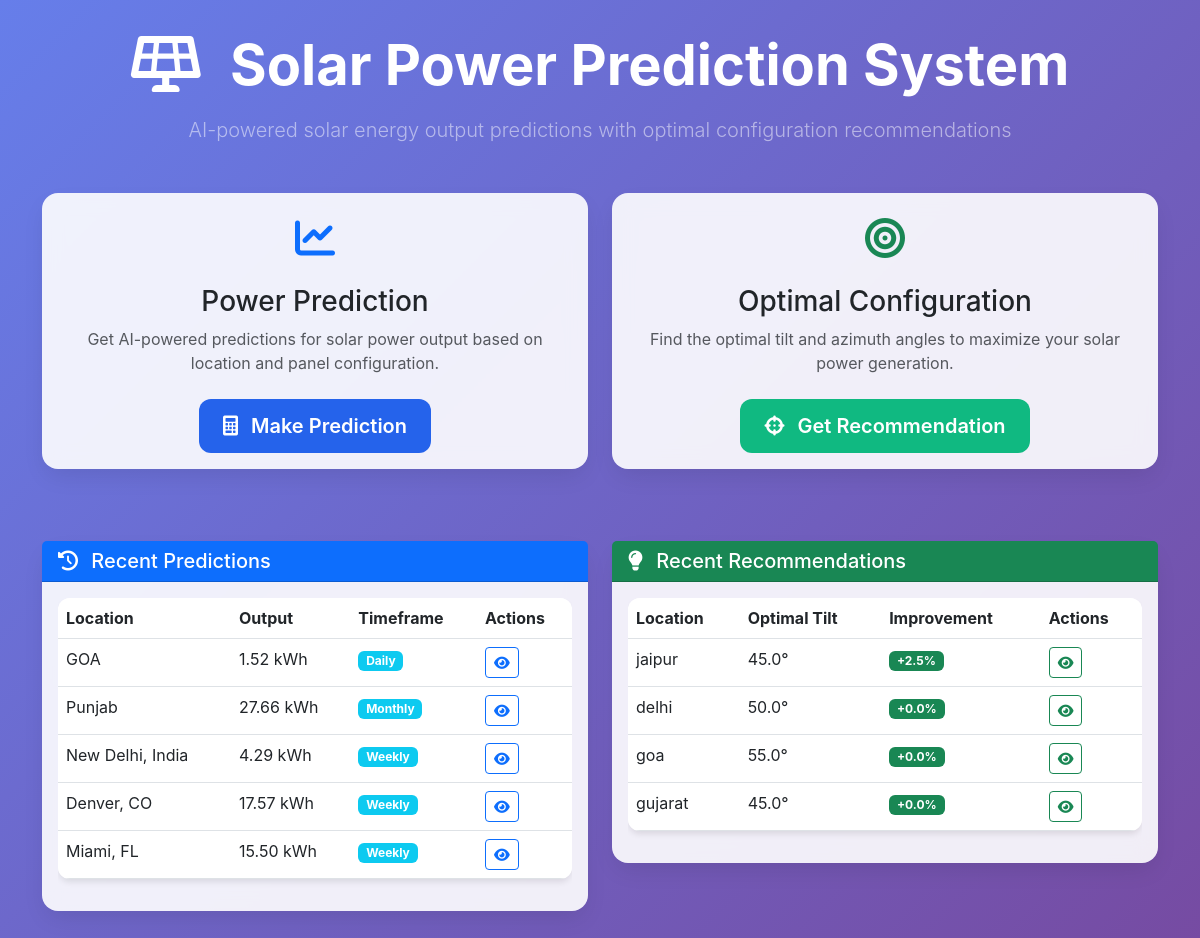
The app's page /, older data.
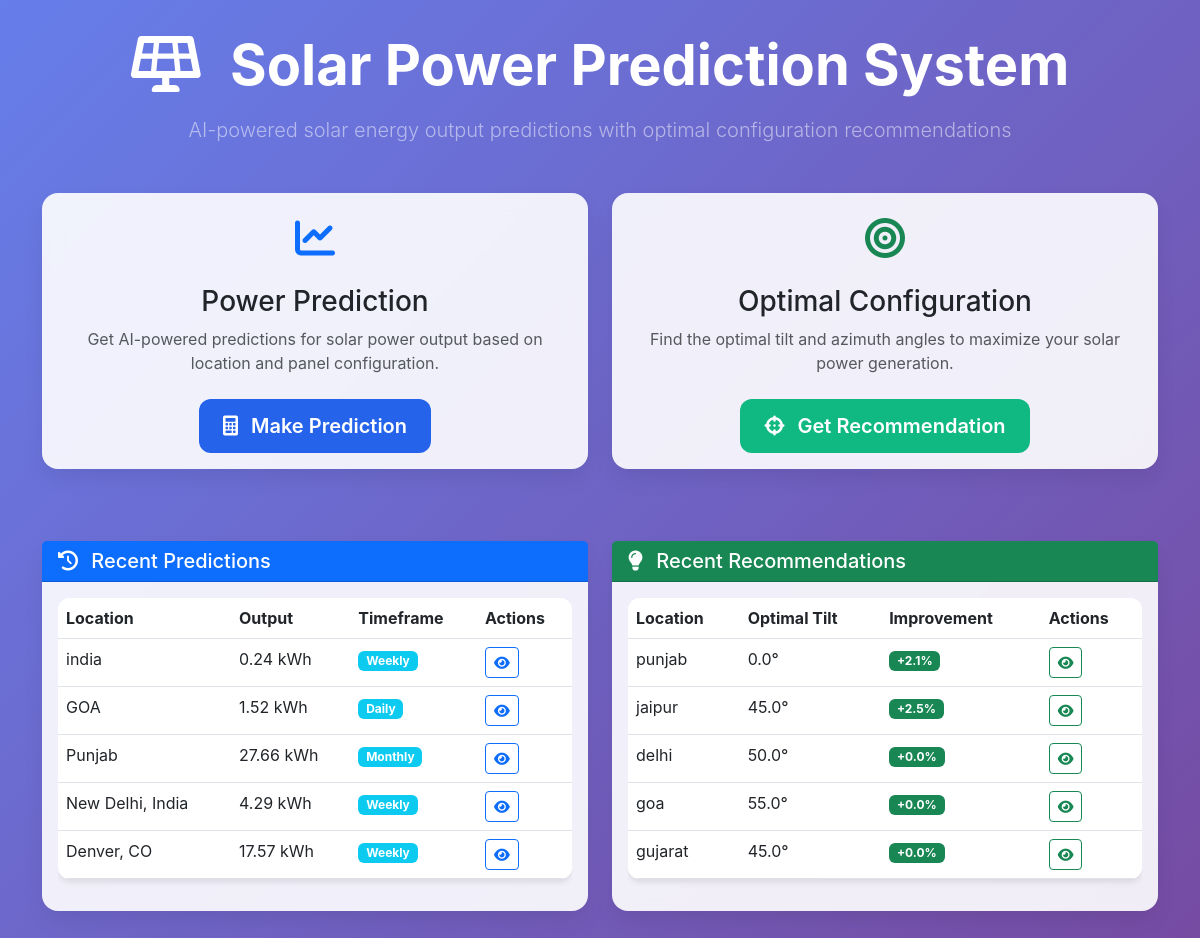
The same page, newer data.
### core/models.py (models this page shows, shortened)
class SolarPrediction(models.Model):
    TIMEFRAME_CHOICES = [
        ('daily', 'Daily'),
        ('weekly', 'Weekly'),
        ('monthly', 'Monthly'),
    ]
    location = models.ForeignKey(Location, on_delete=models.CASCADE)
    panel_config = models.ForeignKey(PanelConfiguration, on_delete=models.CASCADE)
    prediction_date = models.DateField()
    timeframe = models.CharField(max_length=10, choices=TIMEFRAME_CHOICES)
    predicted_output = models.FloatField(help_text="Predicted power output in kWh")
    confidence_score = models.FloatField(null=True, blank=True)
    weather_data = models.JSONField(default=dict)
    created_at = models.DateTimeField(default=timezone.now)

class Location(models.Model):
    name = models.CharField(max_length=200)
    latitude = models.FloatField()
    longitude = models.FloatField()
    created_at = models.DateTimeField(default=timezone.now)

class OptimalConfiguration(models.Model):
    location = models.ForeignKey(Location, on_delete=models.CASCADE)
    optimal_tilt = models.FloatField()
    optimal_azimuth = models.FloatField()
    max_predicted_output = models.FloatField()
    current_config = models.ForeignKey(PanelConfiguration, on_delete=models.CASCADE, null=True)
    improvement_percentage = models.FloatField(null=True, blank=True)
    created_at = models.DateTimeField(default=timezone.now)

### core/views.py (the view)
# urls.py: path('', views.dashboard, name='dashboard'),
def dashboard(request):
    recent_predictions = SolarPrediction.objects.select_related(
        'location', 'panel_config'
    ).order_by('-created_at')[:5]
    recent_recommendations = OptimalConfiguration.objects.select_related(
        'location'
    ).order_by('-created_at')[:5]
    context = {
        'recent_predictions': recent_predictions,
        'recent_recommendations': recent_recommendations,
    }
    return render(request, 'core/dashboard.html', context)

### templates/core/dashboard.html (shortened to what this page needs)
{% extends 'core/base.html' %}
{% block content %}
<div class="row">
    <div class="col-12">
        <div class="text-center mb-5">
            <h1 class="display-4 fw-bold text-white mb-3">
                <i class="fas fa-solar-panel me-3"></i>
                Solar Power Prediction System
            </h1>
            <p class="lead text-white-50">AI-powered solar energy output predictions with optimal configuration recommendations</p>
        </div>
    </div>
</div>
<div class="row mb-5">
    <div class="col-md-6 mb-4">
        <div class="card h-100">
            <div class="card-body text-center">
                <div class="stats-icon text-primary">
                    <i class="fas fa-chart-line"></i>
                </div>
                <h3 class="card-title">Power Prediction</h3>
                <p class="card-text text-muted mb-4">Get AI-powered predictions for solar power output based on location and panel configuration.</p>
                <button class="btn btn-primary btn-lg" data-bs-toggle="modal" data-bs-target="#predictionModal">
                    <i class="fas fa-calculator me-2"></i>
                    Make Prediction
                </button>
            </div>
        </div>
    </div>
    <div class="col-md-6 mb-4">
        <div class="card h-100">
            <div class="card-body text-center">
                <div class="stats-icon text-success">
                    <i class="fas fa-bullseye"></i>
                </div>
                <h3 class="card-title">Optimal Configuration</h3>
                <p class="card-text text-muted mb-4">Find the optimal tilt and azimuth angles to maximize your solar power generation.</p>
                <button class="btn btn-success btn-lg" data-bs-toggle="modal" data-bs-target="#recommendationModal">
                    <i class="fas fa-crosshairs me-2"></i>
                    Get Recommendation
                </button>
            </div>
        </div>
    </div>
</div>
<div class="row">
    <div class="col-md-6">
        <div class="card">
            <div class="card-header bg-primary text-white">
                <h5 class="card-title mb-0">
                    <i class="fas fa-history me-2"></i>
                    Recent Predictions
                </h5>
            </div>
            <div class="card-body">
                {% if recent_predictions %}
                    <div class="table-responsive">
                        <table class="table table-hover">
                            <thead>
                                <tr>
                                    <th>Location</th>
                                    <th>Output</th>
                                    <th>Timeframe</th>
                                    <th>Actions</th>
                                </tr>
                            </thead>
                            <tbody>
                                {% for prediction in recent_predictions %}
                                <tr>
                                    <td>{{ prediction.location.name|truncatechars:20 }}</td>
                                    <td>{{ prediction.predicted_output|floatformat:2 }} kWh</td>
                                    <td>
                                        <span class="badge bg-info">{{ prediction.timeframe|title }}</span>
                                    </td>
                                    <td>
                                        <a href="{% url 'prediction_detail' prediction.id %}" class="btn btn-sm btn-outline-primary">
                                            <i class="fas fa-eye"></i>
                                        </a>
                                    </td>
                                </tr>
                                {% endfor %}
                            </tbody>
                        </table>
                    </div>
                {% else %}
                    <p class="text-muted text-center">No predictions yet. Make your first prediction!</p>
                {% endif %}
            </div>
        </div>
    </div>
    <div class="col-md-6">
        <div class="card">
            <div class="card-header bg-success text-white">
                <h5 class="card-title mb-0">
                    <i class="fas fa-lightbulb me-2"></i>
                    Recent Recommendations
                </h5>
            </div>
            <div class="card-body">
                {% if recent_recommendations %}
                    <div class="table-responsive">
                        <table class="table table-hover">
                            <thead>
                                <tr>
                                    <th>Location</th>
                                    <th>Optimal Tilt</th>
                                    <th>Improvement</th>
                                    <th>Actions</th>
                                </tr>
                            </thead>
                            <tbody>
                                {% for recommendation in recent_recommendations %}
                                <tr>
                                    <td>{{ recommendation.location.name|truncatechars:20 }}</td>
                                    <td>{{ recommendation.optimal_tilt }}°</td>
                                    <td>
                                        {% if recommendation.improvement_percentage %}
                                            <span class="badge bg-success">+{{ recommendation.improvement_percentage|floatformat:1 }}%</span>
                                        {% else %}
                                            <span class="badge bg-success">+0.0%</span>
                                        {% endif %}
                                    </td>
                                    <td>
                                        <a href="{% url 'recommendation_detail' recommendation.id %}" class="btn btn-sm btn-outline-success">
                                            <i class="fas fa-eye"></i>
                                        </a>
                                    </td>
                                </tr>
                                {% endfor %}
                            </tbody>
                        </table>
                    </div>
                {% else %}
                    <p class="text-muted text-center">No recommendations yet. Get your first recommendation!</p>
                {% endif %}
            </div>
        </div>
    </div>
</div>
{% endblock %}

### templates/core/base.html (shortened to what this page needs)
<!DOCTYPE html>
<html lang="en">
<head>
    <link href="https://cdn.jsdelivr.net/npm/bootstrap@5.3.0/dist/css/bootstrap.min.css" rel="stylesheet">
    <link href="https://cdnjs.cloudflare.com/ajax/libs/font-awesome/6.0.0/css/all.min.css" rel="stylesheet">
    <link href="{% load static %}{% static 'css/style.css' %}" rel="stylesheet">
</head>
<body>
    <div class="position-fixed top-0 end-0 p-3" style="z-index: 1080;">
    </div>
    <div class="container main-container">
        {% block content %}
        {% endblock %}
    </div>
</body>
</html>

### static/css/style.css (style rules this page uses)
* { scrollbar-width: none; scrollbar-color: transparent transparent; }
* { -ms-overflow-style: none; }

### templates/core/base.html (style rules this page uses)
:root { --primary-color: #2563eb; --secondary-color: #14b8a6; --accent-color: #f97316; --success-color: #10b981; --warning-color: #f59e0b; --error-color: #ef4444; --dark-color: #1f2937; --light-color: #f8fafc; }
body { font-family: 'Inter', -apple-system, BlinkMacSystemFont, sans-serif; background: linear-gradient(135deg, #667eea 0%, #764ba2 100%); min-height: 100vh; color: var(--dark-color); }
.main-container { margin-top: 2rem; margin-bottom: 2rem; }
.card { border: none; border-radius: 16px; box-shadow: 0 10px 25px -5px rgba(0, 0, 0, 0.1); backdrop-filter: blur(10px); background: rgba(255, 255, 255, 0.9); transition: all 0.3s ease; }
.btn-primary { background: var(--primary-color); border: none; border-radius: 12px; padding: 12px 24px; font-weight: 600; transition: all 0.3s ease; }
.btn-success { background: var(--success-color); border: none; border-radius: 12px; padding: 12px 24px; font-weight: 600; }
.table { background: white; border-radius: 12px; overflow: hidden; box-shadow: 0 4px 6px -1px rgba(0, 0, 0, 0.1); }
.stats-icon { font-size: 2.5rem; margin-bottom: 16px; }

Row changes from the older to the newer data that the page shows:
no longer on this page (row unchanged): SolarPrediction: location.name "Miami, FL", predicted_output "15.50", timeframe "Weekly"
added SolarPrediction: location.name "india", predicted_output "0.24", timeframe "Weekly"
added OptimalConfiguration: location.name "punjab", optimal_tilt "0.0", improvement_percentage "2.1"
